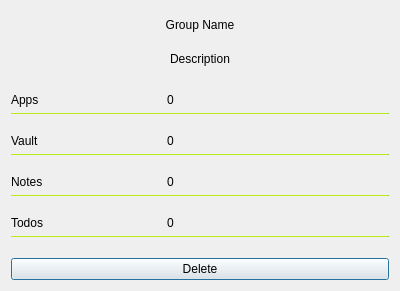
<?xml version="1.0" encoding="UTF-8"?>
<ui version="4.0">
 <class>GroupWindow</class>
 <widget class="QDialog" name="GroupWindow">
  <property name="geometry">
   <rect>
    <x>0</x>
    <y>0</y>
    <width>400</width>
    <height>291</height>
   </rect>
  </property>
  <property name="windowTitle">
   <string>Group</string>
  </property>
  <layout class="QVBoxLayout" name="verticalLayout">
   <property name="spacing">
    <number>6</number>
   </property>
   <item>
    <widget class="QLabel" name="lbl_group_name">
     <property name="text">
      <string>Group Name</string>
     </property>
     <property name="alignment">
      <set>Qt::AlignCenter</set>
     </property>
    </widget>
   </item>
   <item>
    <widget class="QLabel" name="lbl_description">
     <property name="text">
      <string>Description</string>
     </property>
     <property name="alignment">
      <set>Qt::AlignCenter</set>
     </property>
    </widget>
   </item>
   <item>
    <layout class="QHBoxLayout" name="horizontalLayout">
     <property name="topMargin">
      <number>0</number>
     </property>
     <property name="bottomMargin">
      <number>0</number>
     </property>
     <item>
      <widget class="QLabel" name="lbl_apps">
       <property name="minimumSize">
        <size>
         <width>0</width>
         <height>25</height>
        </size>
       </property>
       <property name="maximumSize">
        <size>
         <width>150</width>
         <height>16777215</height>
        </size>
       </property>
       <property name="text">
        <string>Apps</string>
       </property>
       <property name="alignment">
        <set>Qt::AlignBottom|Qt::AlignLeading|Qt::AlignLeft</set>
       </property>
      </widget>
     </item>
     <item>
      <widget class="QLabel" name="lbl_apps_display">
       <property name="text">
        <string>0</string>
       </property>
       <property name="alignment">
        <set>Qt::AlignBottom|Qt::AlignLeading|Qt::AlignLeft</set>
       </property>
      </widget>
     </item>
    </layout>
   </item>
   <item>
    <widget class="QFrame" name="frame">
     <property name="maximumSize">
      <size>
       <width>16777215</width>
       <height>1</height>
      </size>
     </property>
     <property name="styleSheet">
      <string notr="true">background: #9ecd16;</string>
     </property>
     <property name="frameShape">
      <enum>QFrame::HLine</enum>
     </property>
     <property name="frameShadow">
      <enum>QFrame::Sunken</enum>
     </property>
    </widget>
   </item>
   <item>
    <layout class="QHBoxLayout" name="horizontalLayout_2">
     <property name="topMargin">
      <number>0</number>
     </property>
     <item>
      <widget class="QLabel" name="lbl_vault">
       <property name="minimumSize">
        <size>
         <width>0</width>
         <height>25</height>
        </size>
       </property>
       <property name="maximumSize">
        <size>
         <width>150</width>
         <height>16777215</height>
        </size>
       </property>
       <property name="text">
        <string>Vault</string>
       </property>
       <property name="alignment">
        <set>Qt::AlignBottom|Qt::AlignLeading|Qt::AlignLeft</set>
       </property>
      </widget>
     </item>
     <item>
      <widget class="QLabel" name="lbl_vault_display">
       <property name="text">
        <string>0</string>
       </property>
       <property name="alignment">
        <set>Qt::AlignBottom|Qt::AlignLeading|Qt::AlignLeft</set>
       </property>
      </widget>
     </item>
    </layout>
   </item>
   <item>
    <widget class="QFrame" name="frame_2">
     <property name="maximumSize">
      <size>
       <width>16777215</width>
       <height>1</height>
      </size>
     </property>
     <property name="styleSheet">
      <string notr="true">background: #9ecd16;</string>
     </property>
     <property name="frameShape">
      <enum>QFrame::HLine</enum>
     </property>
     <property name="frameShadow">
      <enum>QFrame::Sunken</enum>
     </property>
    </widget>
   </item>
   <item>
    <layout class="QHBoxLayout" name="horizontalLayout_3">
     <property name="topMargin">
      <number>0</number>
     </property>
     <item>
      <widget class="QLabel" name="lbl_notes">
       <property name="minimumSize">
        <size>
         <width>0</width>
         <height>25</height>
        </size>
       </property>
       <property name="maximumSize">
        <size>
         <width>150</width>
         <height>16777215</height>
        </size>
       </property>
       <property name="text">
        <string>Notes</string>
       </property>
       <property name="alignment">
        <set>Qt::AlignBottom|Qt::AlignLeading|Qt::AlignLeft</set>
       </property>
      </widget>
     </item>
     <item>
      <widget class="QLabel" name="lbl_notes_display">
       <property name="text">
        <string>0</string>
       </property>
       <property name="alignment">
        <set>Qt::AlignBottom|Qt::AlignLeading|Qt::AlignLeft</set>
       </property>
      </widget>
     </item>
    </layout>
   </item>
   <item>
    <widget class="QFrame" name="frame_3">
     <property name="maximumSize">
      <size>
       <width>16777215</width>
       <height>1</height>
      </size>
     </property>
     <property name="styleSheet">
      <string notr="true">background: #9ecd16;</string>
     </property>
     <property name="frameShape">
      <enum>QFrame::HLine</enum>
     </property>
     <property name="frameShadow">
      <enum>QFrame::Sunken</enum>
     </property>
    </widget>
   </item>
   <item>
    <layout class="QHBoxLayout" name="horizontalLayout_4">
     <property name="topMargin">
      <number>0</number>
     </property>
     <item>
      <widget class="QLabel" name="lbl_todos">
       <property name="minimumSize">
        <size>
         <width>0</width>
         <height>25</height>
        </size>
       </property>
       <property name="maximumSize">
        <size>
         <width>150</width>
         <height>16777215</height>
        </size>
       </property>
       <property name="text">
        <string>Todos</string>
       </property>
       <property name="alignment">
        <set>Qt::AlignBottom|Qt::AlignLeading|Qt::AlignLeft</set>
       </property>
      </widget>
     </item>
     <item>
      <widget class="QLabel" name="lbl_todos_display">
       <property name="text">
        <string>0</string>
       </property>
       <property name="alignment">
        <set>Qt::AlignBottom|Qt::AlignLeading|Qt::AlignLeft</set>
       </property>
      </widget>
     </item>
    </layout>
   </item>
   <item>
    <widget class="QFrame" name="frame_4">
     <property name="maximumSize">
      <size>
       <width>16777215</width>
       <height>1</height>
      </size>
     </property>
     <property name="styleSheet">
      <string notr="true">background: #9ecd16;</string>
     </property>
     <property name="frameShape">
      <enum>QFrame::HLine</enum>
     </property>
     <property name="frameShadow">
      <enum>QFrame::Sunken</enum>
     </property>
    </widget>
   </item>
   <item>
    <layout class="QHBoxLayout" name="horizontalLayout_5">
     <property name="topMargin">
      <number>15</number>
     </property>
     <item>
      <widget class="QPushButton" name="btn_delete">
       <property name="cursor">
        <cursorShape>PointingHandCursor</cursorShape>
       </property>
       <property name="text">
        <string>Delete</string>
       </property>
      </widget>
     </item>
    </layout>
   </item>
  </layout>
 </widget>
 <resources/>
 <connections/>
</ui>
